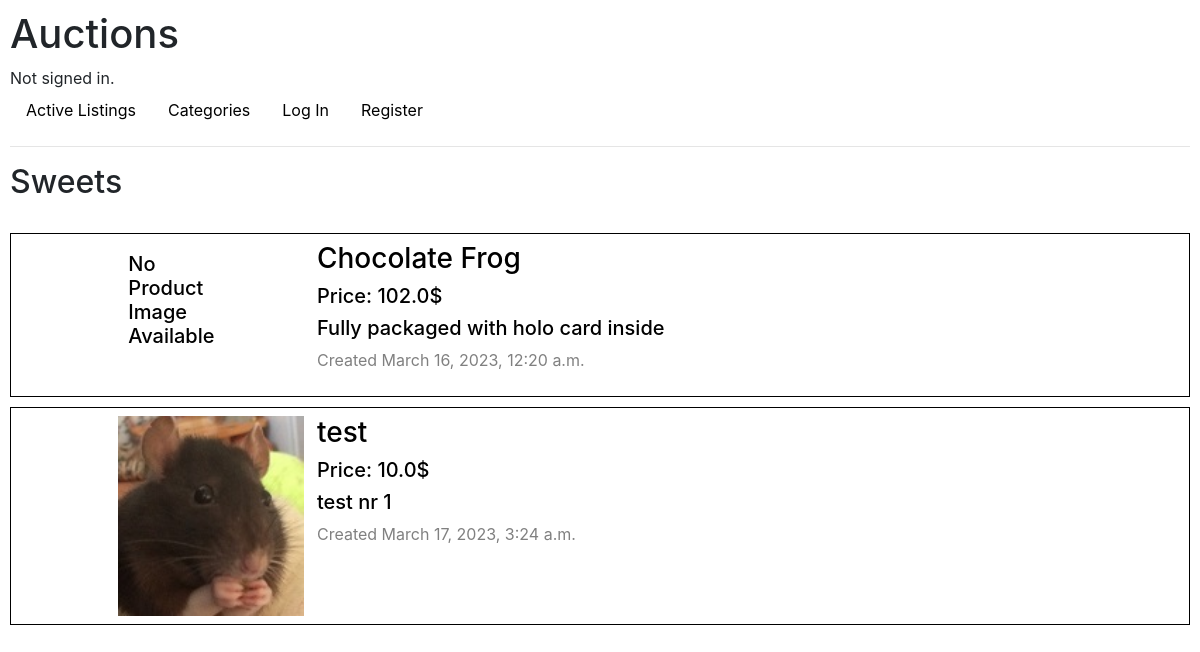
The page /categories/Sweets on the database as committed earlier.
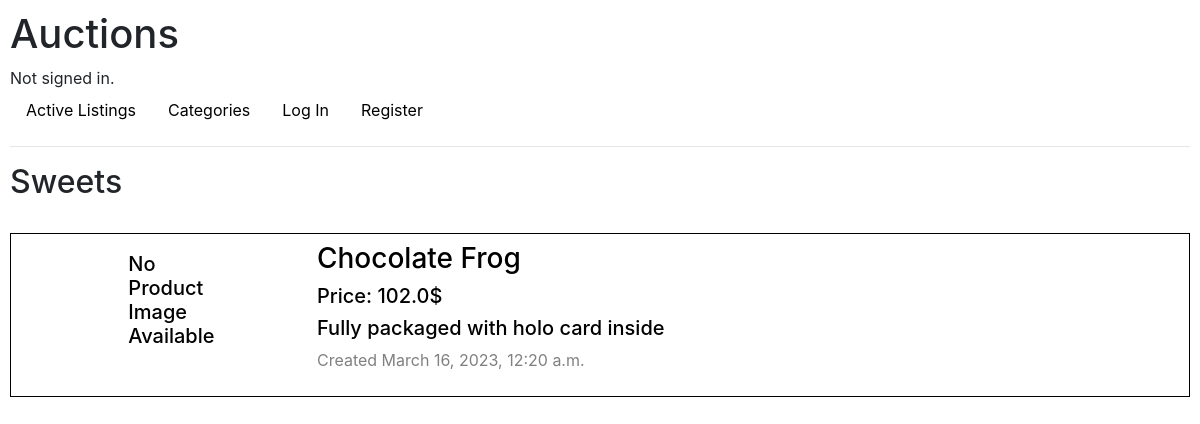
The same page on the database as committed later.
### auctions/models.py (models this page shows, shortened)
class Listing(models.Model):
    owner = models.ForeignKey(User, on_delete=models.CASCADE, related_name="Listings")
    title = models.CharField(max_length=64)
    description = models.CharField(max_length=200)
    image = models.ImageField(upload_to="listing_images", blank=True)
    categories = models.ManyToManyField(Category, related_name="listings")
    starting_price = models.FloatField()
    watchlisted = models.ManyToManyField(User, related_name="watchlist", null=True, blank=True)
    creation_date_time = models.DateTimeField(auto_now_add=True)
    active = models.BooleanField()

class Bid(models.Model):
    amount= models.FloatField()
    bidder = models.ForeignKey(User, on_delete=models.CASCADE, related_name="Bids")
    listing = models.ForeignKey(Listing, on_delete=models.CASCADE, related_name="Bids")

### auctions/views.py (the view)
# urls.py: path("categories/<str:name>", views.category, name="category"),
def category(request, name:str):
    noResults = False
    listingObjects = Listing.objects.filter(active__exact = True).filter(categories__name=name)
    listings = make_listing_touple(listingObjects)
    if len(listings) == 0:
        noResults = True
    return render(request,"auctions/category.html", {
        "name" : name,
        "root" : settings.MEDIA_URL,
        "listings" : listings,
        "noResults" : noResults
    })

### auctions/views.py (called while the page is built)
def make_listing_touple(listingObjects):
    listings = []
    highestBid = None
    for listing in listingObjects:
        highestBid = get_highest_bid(listing)
        listings.append((listing, listing.title.replace(" ", "_"), highestBid))
        highestBid = None
    return listings

def get_highest_bid(listing):
    amount = listing.starting_price
    highestBid = None
    for bid in Bid.objects.filter(listing=listing.id):
            try:
                if bid.amount > amount:
                    amount = bid.amount
                    highestBid = bid
            except IndexError:
                pass
    return highestBid

### auctions/templates/auctions/category.html
{% extends "auctions/listing_page.html" %}
{% block listings %}
    <h2>{{ name }}</h2>
{% endblock %}

### auctions/templates/auctions/listing_page.html (shortened to what this page needs)
{% extends "auctions/layout.html" %}
{% block body %}
    {% block listings %}
    {% endblock %}
    <br/>
    {% for listing in listings %}
        <a href="{% url 'listing' listing.1 %}" style="color: black; text-decoration: none;">
            <div class="listing p-2">
                <div class="row">
                    <div class="col-md-1"></div>
                    <div class="col-md-1">
                        {% if listing.0.image == '' %}
                            <h5 style="margin: 10px;">No Product Image Available</h5>
                        {% else %}
                            <img src="{{root}}{{ listing.0.image }}" alt="Listing Image" height="200px">
                        {% endif %}
                    </div>
                    <div class="col-md-1"></div>
                    <div class="col-md-9">
                        <h3>{{ listing.0.title}}</h3>
                        <h5>
                            Price:
                                {% if listing.2 == None %}
                                    {{listing.0.starting_price}}$
                                {% else %}
                                    {{ listing.2.amount }}$
                                {% endif %}
                        </h5>
                        <h5>
                            {{ listing.0.description }}
                        </h5>
                        <p style="color: grey;">
                            Created {{ listing.0.creation_date_time}}
                        </p>
                    </div>
                </div>
            </div>
        </a>
    {% endfor %}
{% endblock %}

Rows that differ between the two databases and show on the page:
no longer on this page (row edited): Listing: image (picture), title "test", amount "10.0", description "test nr 1", creation_date_time "March 17, 2023, 3:24 a.m."
